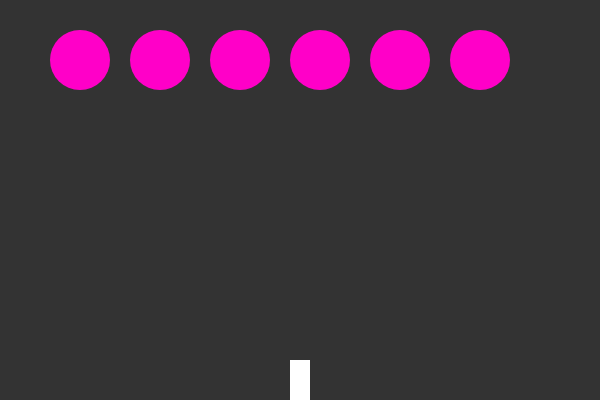
Frame 1 (no input)
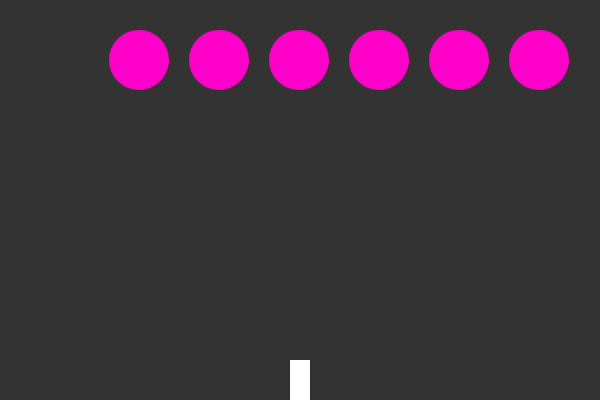
Frame 60 (no input)
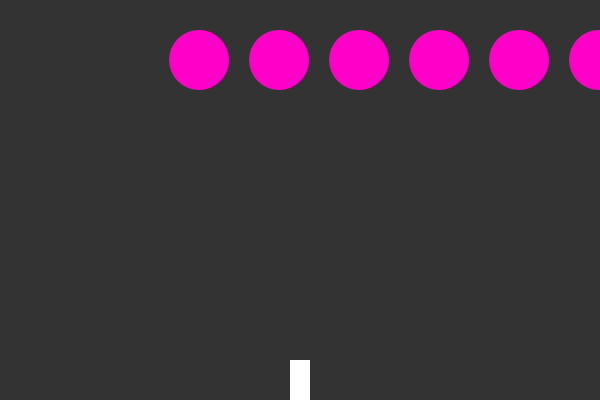
Frame 120 (the mouse pressed at the canvas centre since frame 60)

The p5.js sketch that drew these frames (run headless with seeded random() and noise() and a simulated clock; from frame 60 on, the mouse is pressed at the canvas centre):

// p5.js sketch
// ── sketch.js
let ship
let flowers = []
let drops = []

function setup() {
    createCanvas(600, 400)
    ship = new Ship()
    // drop = new Drop(width / 2, height / 2)
    for (let i = 0; i < 6; i++) {
        flowers[i] = new Flower(i * 80 + 80, 60)
    }
}

function draw() {
    background(51)
    // drop.show()
    // drop.move()
    for (let i = 0; i < drops.length; i++) {
        drops[i].show()
        drops[i].move()
        for (let j = 0; j < flowers.length; j++) {
            if (drops[i].hits(flowers[j])) {
                flowers[j].grow()
                drops[i].evaporate()
            }
        }
    }

    let edge = false

    for (let i = 0; i < flowers.length; i++) {
        flowers[i].show()
        flowers[i].move()

        if (flowers[i].x > width || flowers[i].x < 0) {
            edge = true
        }
    }

    if (edge) {
        for (let i = 0; i < flowers.length; i++) {
            flowers[i].shiftDown()
        }
    }

    for (let i = drops.length - 1; i >= 0; i--) {
        if (drops[i].toDelete) {
            drops.splice(i, 1)
        }
    }

    ship.show()
    ship.move()
}

function keyReleased() {
    if (key != ' ') {
        ship.setDir(0)
    }
}

function keyPressed() {
    if (keyCode === RIGHT_ARROW) {
        ship.setDir(1)
    } else if (keyCode === LEFT_ARROW) {
        ship.setDir(-1)
    } else if (key === ' ') {
        let drop = new Drop(ship.x, height)
        drops.push(drop)
    }
}

// ── drop.js
class Drop {
    constructor(x, y) {
        this.x = x
        this.y = y
        this.r = 8
        this.toDelete = false
    }

    show() {
        noStroke()
        fill(50, 0, 255)
        ellipse(this.x, this.y, this.r * 2, this.r * 2)
    }

    move() {
        this.y = this.y - 5
    }

    hits(flower) {
        let d = dist(this.x, this.y, flower.x, flower.y)
        if (d < this.r + flower.r) {
            return true
        } else {
            return false
        }
    }

    evaporate() {
        this.toDelete = true
    }
}

// ── flower.js
class Flower {
    constructor(x, y) {
        this.x = x
        this.y = y
        this.r = 30

        this.xdir = 1
    }

    show() {
        noStroke()
        fill(255, 0, 200)
        ellipse(this.x, this.y, this.r * 2, this.r * 2)
    }

    grow() {
        this.r = this.r + 2
    }

    move() {
        this.x = this.x + this.xdir
    }

    shiftDown() {
        this.xdir *= -1
        this.y += this.r
    }
}

// ── ship.js
class Ship {
    constructor() {
        this.x = width / 2
        this.xdir = 0
    }

    show() {
        fill(255)
        rectMode(CENTER)
        rect(this.x, height - 20, 20, 40)
    }

    setDir(dir) {
        this.xdir = dir
    }

    move(dir) {
        this.x += this.xdir * 5
    }
}
